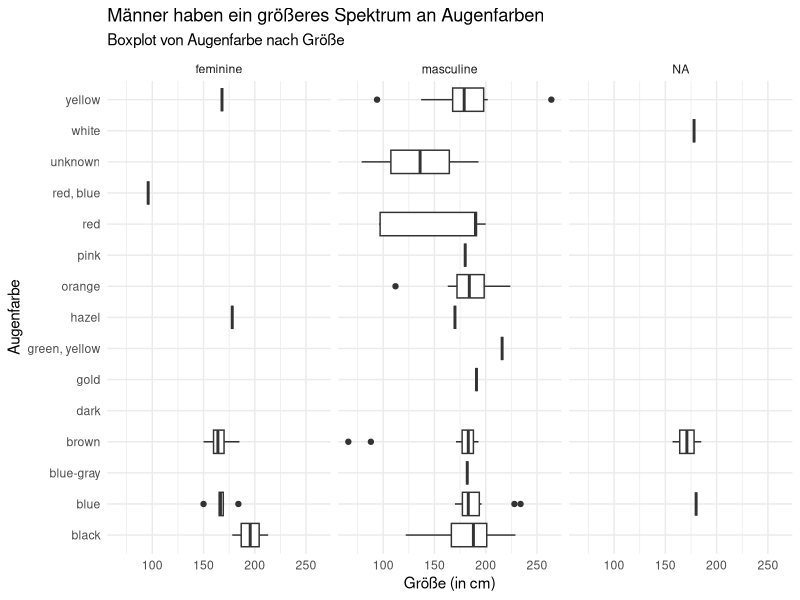

R code for this plot:
## Leonie und Laura ----


# Bibliotheken laden

library(tidyverse)
library(psych)



data(starwars)
starwars


library(ggplot2)

ggplot(data = starwars) +
  aes(x = eye_color, y = height) +
  geom_boxplot(fill = "#ffffff") +
  labs(title = "Männer haben ein größeres Spektrum an Augenfarben",
    x = "Augenfarbe",
    y = "Größe (in cm)",
    subtitle = "Boxplot von Augenfarbe nach Größe") +
  theme_minimal() +
  coord_flip() +
  facet_wrap(vars(gender))




